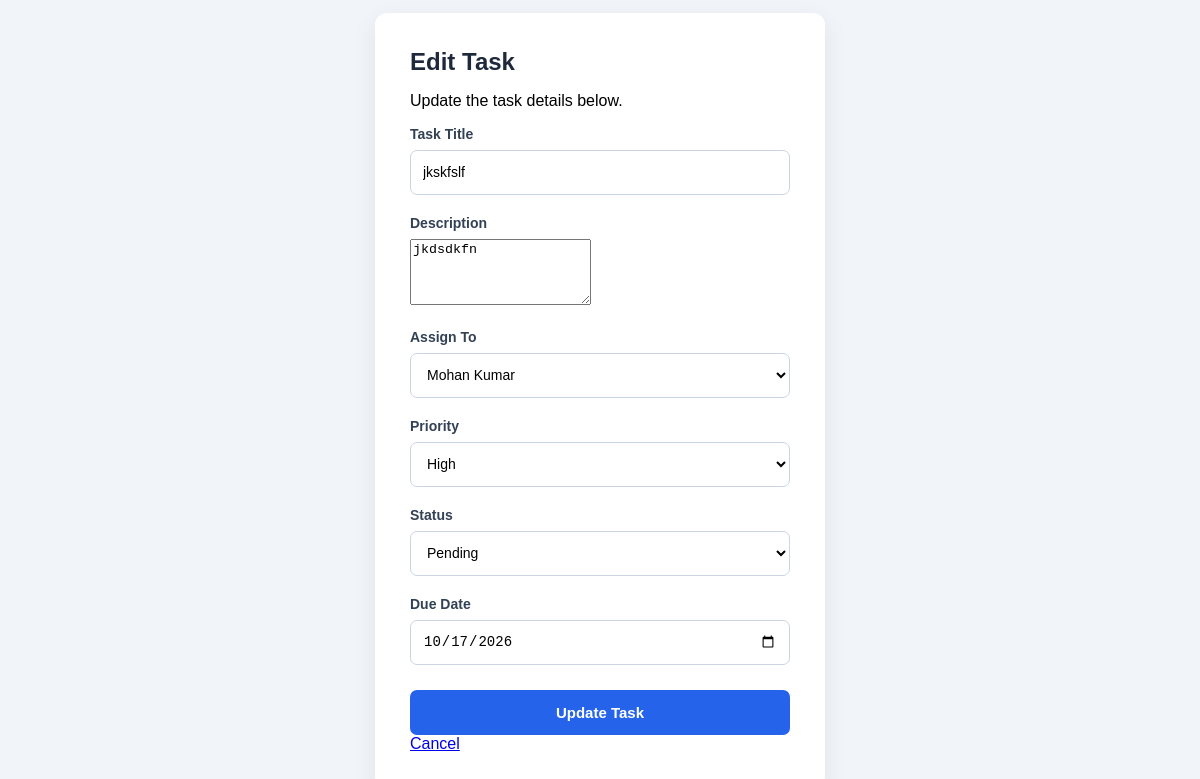
The page /edit-task?id=3 on the database as committed earlier.
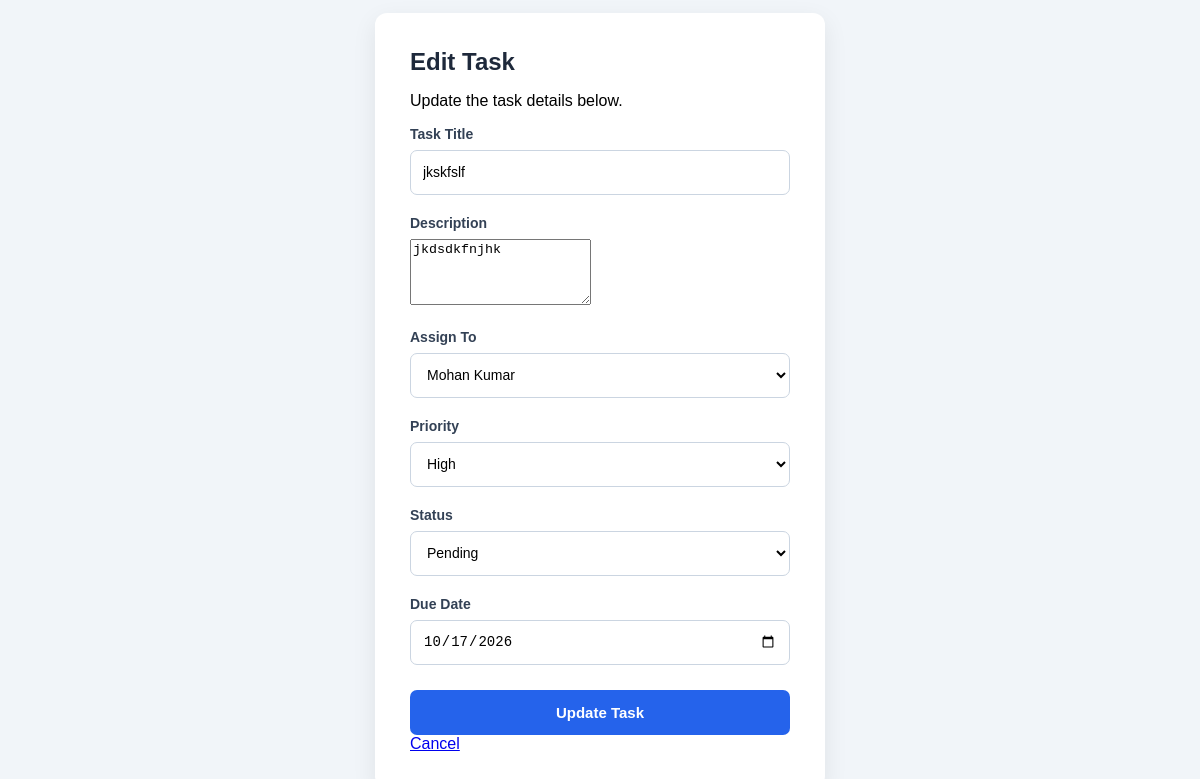
The same page on the database as committed later.
### tables this page shows
CREATE TABLE tasks (
            id INTEGER PRIMARY KEY AUTOINCREMENT,
            title TEXT NOT NULL,
            description TEXT,
            assigned_to INTEGER,
            priority TEXT NOT NULL DEFAULT 'Medium',
            deadline DATE,
            status TEXT NOT NULL DEFAULT 'Pending',
            created_at TIMESTAMP DEFAULT CURRENT_TIMESTAMP,
            FOREIGN KEY (assigned_to) REFERENCES users(id)
        );

CREATE TABLE users (
            id INTEGER PRIMARY KEY AUTOINCREMENT,
            name TEXT NOT NULL,
            email TEXT UNIQUE NOT NULL,
            password TEXT NOT NULL,
            role TEXT NOT NULL,
            status TEXT NOT NULL DEFAULT 'Active',
            created_at TIMESTAMP DEFAULT CURRENT_TIMESTAMP
        );

### app.py (the view, shortened to what this page needs)
@app.route("/edit-task", methods=["GET", "POST"])
def edit_task():
    task_id = request.args.get("id")
    connection = get_db_connection()
    task = connection.execute(
        "SELECT * FROM tasks WHERE id = ?",
        (task_id,)
    ).fetchone()
    if not task:
        connection.close()
        return "Task not found!", 404
    users = connection.execute(
        "SELECT id, name FROM users WHERE role = 'Team Member' AND status = 'Active'"
    ).fetchall()
    connection.close()
    return render_template(
        "edit_task.html",
        task=task,
        users=users
    )

### database.py (called while the page is built)
def get_db_connection():
    connection = sqlite3.connect(DATABASE)
    connection.row_factory = sqlite3.Row
    return connection

### templates/edit_task.html (shortened to what this page needs)
<!DOCTYPE html>
<html lang="en">
<head>
    <link rel="stylesheet"
          href="{{ url_for('static', filename='style.css') }}">
</head>
<body>
    <div class="page">
        <div class="card">
            <h1>Edit Task</h1>
            <p>Update the task details below.</p>
            <form method="POST">
                <div class="form-group">
                    <label>Task Title</label>
                    <input type="text"
                           name="title"
                           value="{{ task.title }}"
                           required>
                </div>
                <div class="form-group">
                    <label>Description</label>
                    <textarea name="description"
                              rows="4">{{ task.description or '' }}</textarea>
                </div>
                <div class="form-group">
                    <label>Assign To</label>
                    <select name="assigned_to" required>
                        {% for user in users %}
                        <option value="{{ user.id }}"
                            {% if user.id == task.assigned_to %}selected{% endif %}>
                            {{ user.name }}
                        </option>
                        {% endfor %}
                    </select>
                </div>
                <div class="form-group">
                    <label>Priority</label>
                    <select name="priority">
                        {% for priority in ['Low', 'Medium', 'High', 'Critical'] %}
                        <option value="{{ priority }}"
                            {% if priority == task.priority %}selected{% endif %}>
                            {{ priority }}
                        </option>
                        {% endfor %}
                    </select>
                </div>
                <div class="form-group">
                    <label>Status</label>
                    <select name="status">
                        {% for status in ['Pending', 'In Progress', 'Completed'] %}
                        <option value="{{ status }}"
                            {% if status == task.status %}selected{% endif %}>
                            {{ status }}
                        </option>
                        {% endfor %}
                    </select>
                </div>
                <div class="form-group">
                    <label>Due Date</label>
                    <input type="date"
                           name="deadline"
                           value="{{ task.deadline or '' }}">
                </div>
                <button type="submit">Update Task</button>
                <a href="/manage-tasks">Cancel</a>
            </form>
        </div>
    </div>
</body>
</html>

Rows that differ between the two databases and show on the page:
changed tasks "jkskfslf": description "jkdsdkfn" → "jkdsdkfnjhk"
